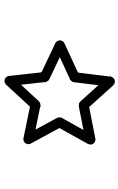
%> input picture Chapter10/images/zener_star.jpg, 118 x 189 px
$ octave example10.4.m   (GNU Octave 9; MATLAB toolbox functions it lacks are replaced by stand-ins)
%> lines starting %> are read from the running program, lines starting %| are printed output that depends on the picture; in (x1, y1, x2, y2) boxes, pixels count from 0 and x2, y2 are one past the last pixel; in counts of white or black regions, pixels touching at a corner belong together; the program's own positions count from 1
% Example Matlab script as provided with textbook:
%
%  Fundamentals of Digital Image Processing: A Practical Approach with Examples in Matlab
%  Chris J. Solomon and Toby P. Breckon, Wiley-Blackwell, 2010
%  ISBN: 0470844736, DOI:10.1002/9780470689776, http://www.fundipbook.com
%
I=imread('zener_star.jpg'); I=double(rgb2gray(I));              %Read in image and convert to intensity
%> further down, I is the input picture: size 189x118x3 uint8; mean R, G, B 216.1, 216.1, 216.1
wdth=5; sdvn=2;                                                 %Fix smoothing parameters
k=0.04;                                             			%Fix Harris constant
hsmall=fspecial('gaussian',[wdth wdth],sdvn);                   %Define gaussian filter
[Fx,Fy]=gradient(I);                                            %Calculate gradient
Fx_sq=Fx.^2; Fy_sq=Fy.^2; Fx_Fy=Fx.*Fy;                         %Define terms in Harris function
Fx_sq=filter2(hsmall,Fx_sq);                        			%Perform neighbourhood smoothing
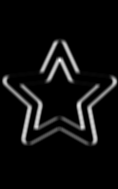
%> Fx_sq: size 189x118 double; min 0, max 7747, mean 445.6; drawn with min black and max white
Fy_sq=filter2(hsmall,Fy_sq);                        			%on each term
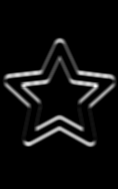
%> Fy_sq: size 189x118 double; min 0, max 7867.9, mean 453.3; drawn with min black and max white
Fx_Fy=filter2(hsmall,Fx_Fy);
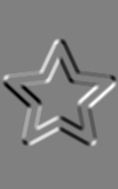
%> Fx_Fy: size 189x118 double; min -4920.9, max 4880.8, mean -0.9; drawn with min black and max white
                                                                %calculate Harris function
R=(1-2.*k).*Fx_sq.*Fy_sq - k.*(Fx_sq.^2+Fy_sq.^2) - Fx_Fy.^2;
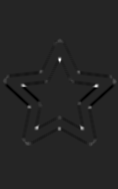
%> R: size 189x118 double; min -3831060.7, max 22072173.4, mean -28250.3; drawn with min black and max white

S=ordfilt2(R,wdth.^2,ones(wdth));                               %Maximum filtering over neighbourhood
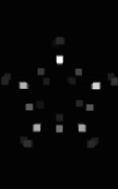
%> S: size 189x118 double; min -288827.7, max 22072173.4, mean 359209.5; drawn with min black and max white
[j,k]=find(R>max(R(:))./12 & R==S);                             %Get subscript indices of local maxima
%> j = 19 values from 41 to 145; k = 19 values from 6 to 115
subplot(1,2,1), imagesc(R); axis image; axis off; colormap(gray);%Display Harris response
subplot(1,2,2), imshow(I,[]);                       			%Display original image
hold on; plot(k,j,'r*');                            			%Interest points superimposed
%> after `plot(k,j,'r*')`:
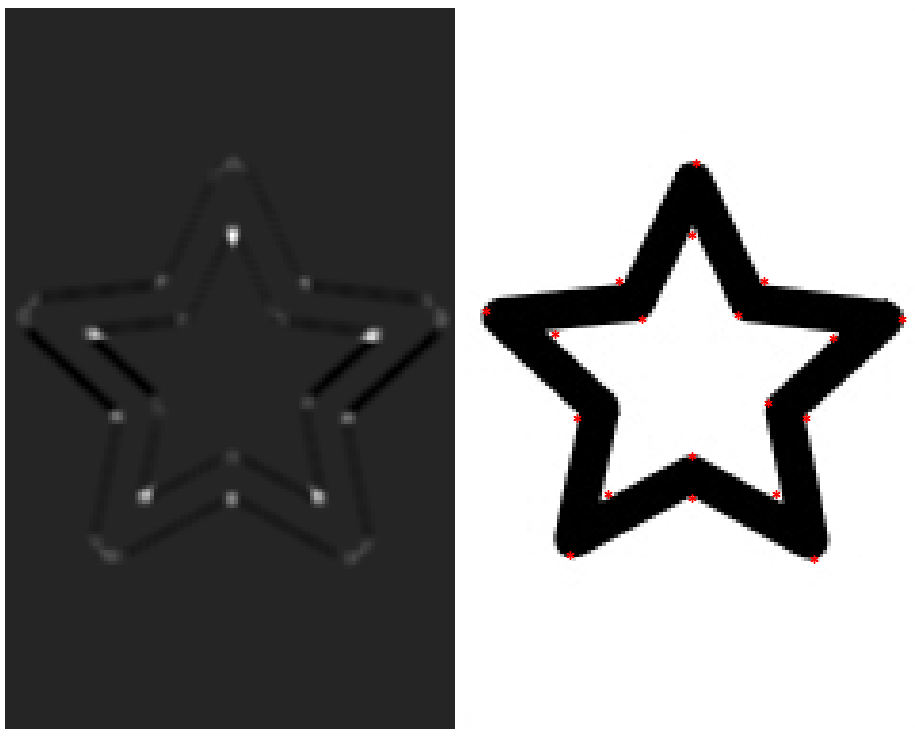
%> figure redrawn from the program's plot data, 2 panels
bw=zeros(size(R)); bw([j,k])=1; bw=logical(bw);                 %Return logical array of interest locations
%> after `bw([j,k])=1`:
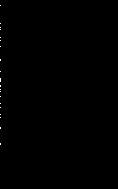
%> bw: size 189x118 double; values 0 (black) and 1 (white), 0.12% white in thin lines or dots, all inside (x1, y1, x2, y2) = (0, 5, 1, 145)
